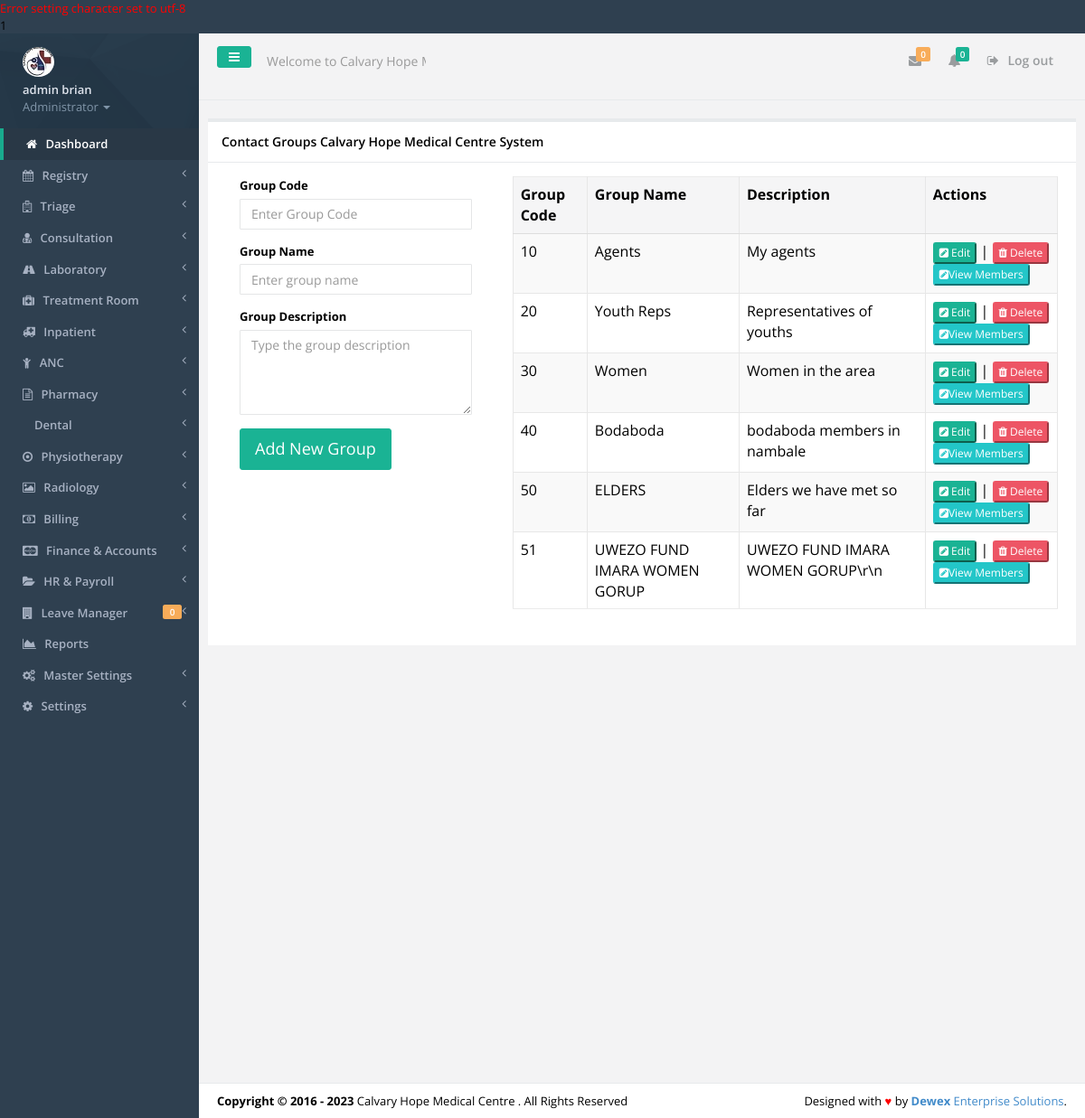
Page /groups.php (signed in) on the committed database.
### tables this page shows
CREATE TABLE IF NOT EXISTS `tbl_users` (
  `id` int(11) NOT NULL,
  `f_name` varchar(30) NOT NULL,
  `s_name` varchar(30) NOT NULL,
  `id_no` varchar(30) NOT NULL,
  `email` varchar(30) NOT NULL,
  `phone` varchar(15) NOT NULL,
  `password` varchar(200) NOT NULL,
  `user_l` varchar(50) NOT NULL,
  `profile_image` varchar(45) NOT NULL,
  `active` varchar(30) NOT NULL
);

CREATE TABLE IF NOT EXISTS `tbl_settings` (
  `settings_id` int(11) NOT NULL,
  `slogan` varchar(100) NOT NULL,
  `l_status` varchar(10) NOT NULL,
  `system_name` varchar(30) NOT NULL,
  `campaigner_name` varchar(30) NOT NULL,
  `campaigner_short_name` varchar(30) NOT NULL,
  `campaign_location` varchar(30) NOT NULL,
  `seat` varchar(30) NOT NULL,
  `inst_date` varchar(15) NOT NULL,
  `photo` varchar(30) NOT NULL,
  `photo_size` varchar(10) NOT NULL,
  `photo_type` varchar(20) NOT NULL,
  `custom_reply_msg` varchar(500) NOT NULL,
  `address` varchar(50) NOT NULL,
  `phone` varchar(30) NOT NULL,
  `email` varchar(30) NOT NULL
);

CREATE TABLE IF NOT EXISTS `tbl_categories` (
`category_id` int(11) NOT NULL,
  `category_name` varchar(100) NOT NULL,
  `cat_no` varchar(20) NOT NULL,
  `cat_description` varchar(400) NOT NULL
);

### includes/authenticate.php (called while the page is built, shortened)
<?php
require_once 'inc/auth.php';
$signedemail = $_SESSION['email'];
$adminDetails = mysqli_query($dbconnect,"SELECT * FROM tbl_users WHERE email='$signedemail'");
$dd = mysqli_fetch_assoc($adminDetails);
$sfname = $dd['f_name'];
$ssname = $dd['s_name'];
$sidno = $dd['id_no'];
$user_l = $dd['user_l'];
	$getcountleaves =mysqli_query($dbconnect,"SELECT COUNT(*) as k FROM tbl_leavetransactions WHERE leavetrans_approver='$sidno' AND leavetrans_status='APPLIED'");
	$gcntttl1 = mysqli_fetch_array($getcountleaves);
	$leavestoapprove = $gcntttl1['k'];
?>

### inc/auth.php (called while the page is built, shortened)
<?php
include('config.php');
$dbhost = "localhost";
$dbuser = "root";
$dbpass = "";
$dbname = "agrovet";
$dbconnect = new mysqli($dbhost, $dbuser, $dbpass, $dbname);
$get_system_settings = mysqli_query($dbconnect,"SELECT * FROM tbl_settings LIMIT 1");
$smartC = mysqli_fetch_array($get_system_settings);
$smart_name = $smartC['system_name'];
?>

### groups.php (the view, shortened to what this page needs)
<?php include('includes/authenticate.php'); ?>
<!DOCTYPE html>
<html>
<head>
	<?php include('includes/meta.php');?>
    <link href="css/plugins/dataTables/dataTables.bootstrap.css" rel="stylesheet">
    <link href="css/plugins/dataTables/dataTables.responsive.css" rel="stylesheet">
    <link href="css/plugins/dataTables/dataTables.tableTools.min.css" rel="stylesheet">
</head>
<body>
    <div id="wrapper">
	<?php include('includes/sidebar.php');?>
		<div id="page-wrapper" class="gray-bg">
        <div class="row border-bottom">
			<?php include('includes/top-nav.php'); ?>
        </div>
		<div class="wrapper wrapper-content">
				<div class="row">
				<form method="POST">
				<div class="row">
                <div class="col-sm-12">
                <div class="ibox float-e-margins">
                    <div class="ibox-title">
                        <h5>Contact Groups <?php echo $smart_name;?> System</h5>
                    </div>
                  <div class="ibox-content">
				  <div class="row">
					<div class="col-sm-4">
						<div class="col-sm-12">
												</div>
												<div class="col-sm-12">
														<div class="form-group">
															<label>Group Code</label>
															<input type="number" required  name="group_id" placeholder="Enter Group Code" class="form-control">
														</div>
														<div class="form-group">
															<label>Group Name</label>
															<input type="text" name="group_name" required placeholder="Enter group name" class="form-control">
														</div>
														<div class="form-group">
															<label>Group Description</label>
															<textarea name="group_description" class="form-control" placeholder="Type the group description" rows="4"></textarea>
														</div>
														<div class="form-group">
															<input type="submit" name="newgroup" class="btn btn-lg btn-primary" value="Add New Group" />
														</div>
												</div>
													</form>
					</div>
					<div class="col-lg-8">
						<table class="table table-striped table-bordered table-hover dataTables-example1" >
						<thead>
						<tr>
							<th>Group Code</th>
							<th>Group Name</th>
							<th>Description</th>
							<th>Actions</th>
						</tr>
						</thead>
						<tbody>
						<?php
						$getAllGroups = mysqli_query($dbconnect, "SELECT * FROM tbl_categories");
						while($gac = mysqli_fetch_array($getAllGroups)){
						$c_id = $gac['cat_no'];
						$group_id = $gac['cat_no'];
						$cat_name = $gac['category_name'];
						$cat_description = $gac['cat_description'];
						?>
						<tr class="gradeX">
					  <td><?php echo $group_id; ?></td>
							<td><?php echo $cat_name; ?></td>
							<td><?php echo $cat_description; ?></td>
							<td><button class="btn-xs btn-primary" data-toggle="modal" data-target="#edit<?php echo $c_id;?>"><i class="fa fa-pencil-square"></i> Edit</button>
								<?php include('modals/edit-group.php');?>
							|
							<a href="groups.php?delete=<?php echo $c_id; ?>"><button type="button" class="btn-xs btn-danger" onclick="return confirm('Are you sure you want to delete <?php echo $group_name; ?> from your contact list?')" ><i class="fa fa-trash"></i> Delete </button></a>
						<a href="group-members.php?cat=<?php echo $c_id ?>"><button class="btn-xs btn-info" data-toggle="modal" type="button" data-target="#edit"><i class="fa fa-pencil-square"></i>View Members</button></a>
							</td>
						</tr>
						<?php
						}
						?>
						</tbody>
						</table>
				</div>
                    </div>
                    </div>
                </div>
		<?php include 'includes/footer.php'?>
</body>
</html>

### includes/sidebar.php (shortened to what this page needs)
<nav class="navbar-default navbar-static-side" role="navigation">
            <div class="sidebar-collapse">
                <ul class="nav" id="side-menu">
                    <li class="nav-header">
                        <div class="dropdown profile-element"> <span>
                            <img alt="image" class="img-circle" src="img/profile_small.jpg" />
                             </span>
                            <a data-toggle="dropdown" class="dropdown-toggle" href="#">
                            <span class="clear"> <span class="block m-t-xs"> <strong class="font-bold"><?php echo "$sfname $ssname";?></strong>
                             </span> <span class="text-muted text-xs block">Administrator <b class="caret"></b></span> </span> </a>
                        </div>
                    </li>
                    <li class="active">
                        <a href="index.php"><i class="fa fa-home"></i> <span class="nav-label">Dashboard</span></a>
                    </li>
					<?php
					if($user_l=='REGISTRY'||$user_l=='ADMINISTRATOR'){
					?>
					<li>
                        <a href="registry.php"><i class="fa fa-calendar"></i> <span class="nav-label">Registry </span><span class="fa arrow"></span></a>
                    </li>
					<?php
					}
					if($user_l=='TRIAGE'||$user_l=='ADMINISTRATOR'||$user_l=='TREATMENTROOM'){
					?>
					<li>
						<a href="#"><i class="fa fa-hospital-o"></i> <span class="nav-label">Triage </span><span class="fa arrow"></span></a>
					</li>
					<?php
					}
					if($user_l=='CONSULTATION'||$user_l=='ADMINISTRATOR'){
					?>
					<li>
                        <a href="#"><i class="fa fa-user-md"></i> <span class="nav-label">Consultation </span><span class="fa arrow"></span></a>
                    </li>
					<?php
					}
					if($user_l=='LABORATORY'||$user_l=='ADMINISTRATOR'){
					?>
					<li>
                        <a href="#"><i class="fa fa-road"></i> <span class="nav-label">Laboratory </span><span class="fa arrow"></span></a>
                    </li>
					<?php
					}
					if($user_l=='TRIAGE'||$user_l=='ADMINISTRATOR'||$user_l=='TREATMENTROOM'){
					?>
					<li>
                        <a href="#"><i class="fa fa-medkit"></i> <span class="nav-label">Treatment Room </span><span class="fa arrow"></span></a>
                    </li>
					<li>
                        <a href="#"><i class="fa fa-ambulance"></i> <span class="nav-label">Inpatient </span><span class="fa arrow"></span></a>
                    </li>
					<li>
                        <a href="#"><i class="fa fa-child"></i> <span class="nav-label">ANC </span><span class="fa arrow"></span></a>
                    </li>
					<?php
					}
					if($user_l=='PHARMACY'||$user_l=='ADMINISTRATOR'){
					?>
					<li>
                        <a href="#"><i class="fa fa-file-text-o"></i> <span class="nav-label">Pharmacy </span><span class="fa arrow"></span></a>
                    </li>
					<?php
					}
					if($user_l=='ADMINISTRATOR'){
					?>
					<li>
                        <a href="#"><i class="fa-solid fa-road"></i> <span class="nav-label">Dental </span><span class="fa arrow"></span></a>
                    </li>
					<li>
                        <a href="#"><i class="fa fa-dot-circle-o"></i> <span class="nav-label">Physiotherapy </span><span class="fa arrow"></span></a>
                    </li>
						<li>
                        <a href="#"><i class="fa fa-photo"></i> <span class="nav-label">Radiology </span><span class="fa arrow"></span></a>
                    </li>
					<?php
					}
					if($user_l=='REGISTRY'||$user_l=='ADMINISTRATOR'){
					?>
					<li>
                        <a href="#"><i class="fa fa-money"></i> <span class="nav-label">Billing </span><span class="fa arrow"></span></a>
                    </li>
					<?php
					}
					if($user_l=='ADMINISTRATOR'){
					?>
					<li>
                        <a href="#"><i class="fa fa-cc-mastercard"></i> <span class="nav-label">Finance & Accounts </span><span class="fa arrow"></span></a>
                    </li>
					<?php } ?>
					<li>
                        <a href="#"><i class="fa fa-folder-open"></i> <span class="nav-label">HR & Payroll </span><span class="fa arrow"></span></a>
                    </li>
					<li>
                        <a href="#"><i class="fa fa-building"></i> <span class="nav-label">Leave Manager </span><span class="fa arrow"></span><span class="label label-warning pull-right"><?php echo $leavestoapprove; ?></span></a>
                    </li>
					<?php
					if($user_l=='ADMINISTRATOR'){
					?>
					 <li>
                        <a href="reports.php"><i class="fa fa-area-chart"></i> <span class="nav-label">Reports</a>
                    </li>
                    <li>
                        <a href="#"><i class="fa fa-cogs"></i> <span class="nav-label">Master Settings</span><span class="fa arrow"></span></a>
                    </li>
                    <li>
                        <a href="#"><i class="fa fa-gear"></i> <span class="nav-label"> Settings</span><span class="fa arrow"></span></a>
                    </li>
					<?php
					}
					?>
                </ul>
            </div>
        </nav>

### includes/top-nav.php (shortened to what this page needs)
<nav class="navbar navbar-static-top" role="navigation" style="margin-bottom: 0">
        <div class="navbar-header">
            <a class="navbar-minimalize minimalize-styl-2 btn btn-primary " href="#"><i class="fa fa-bars"></i> </a>
            <form role="search" class="navbar-form-custom" method="post" action="search_results.html">
                <div class="form-group">
                    <input type="text" placeholder="Welcome to <?php echo $smart_name; ?>..." class="form-control" name="top-search" id="top-search">
                </div>
            </form>
        </div>
            <ul class="nav navbar-top-links navbar-right">
                <li>
                    <a class="count-info" tooltip="Unread" href="#">
                        <i class="fa fa-envelope"></i>  <span class="label label-warning">0</span>
                    </a>
                </li>
                <li>
                    <a class="count-info" data-toggle="dropdowhn" tooltip="Marked Important" href="#">
                        <i class="fa fa-bell"></i>  <span class="label label-primary">0</span>
                    </a>
                 </li>
				<li>
                    <a href="logout.php?logout">
                        <i class="fa fa-sign-out"></i> Log out
                    </a>
                </li>
            </ul>
	</nav>

### includes/footer.php
<div class="footer">
    <div class="pull-right">
        Designed with <span style="color:red">&hearts;</span> by <a href="mailto: isaacwex@gmail.com tel:0729522550" target="_blank" title="We're Dewex Enterprise Solutions" target="_blank" rel="dofollow"><strong>Dewex</strong> Enterprise Solutions</a>.
    </div>
    <div>
        <strong>Copyright &copy; 2016 - <?php echo date('Y'); ?></strong> <?php echo $smart_name; ?> . All Rights Reserved
    </div>
</div>

### rows in the picture
tbl_users: f_name "admin", s_name "brian"
tbl_settings: top-search "Welcome to Calvary Hope Medical Centre...", system_name "Calvary Hope Medical Centre"
tbl_categories: cat_no "10", category_name "Agents", cat_description "My agents"
tbl_categories: cat_no "20", category_name "Youth Reps", cat_description "Representatives of youths"
tbl_categories: cat_no "30", category_name "Women", cat_description "Women in the area"
tbl_categories: cat_no "40", category_name "Bodaboda", cat_description "bodaboda members in nambale"
tbl_categories: cat_no "50", category_name "ELDERS", cat_description "Elders we have met so far"
tbl_categories: cat_no "51", category_name "UWEZO FUND IMARA WOMEN GORUP", cat_description "UWEZO FUND IMARA WOMEN GORUP\\r\\n"

### other values in the picture
$dbconnect->error() "1"
$leavestoapprove "0"
